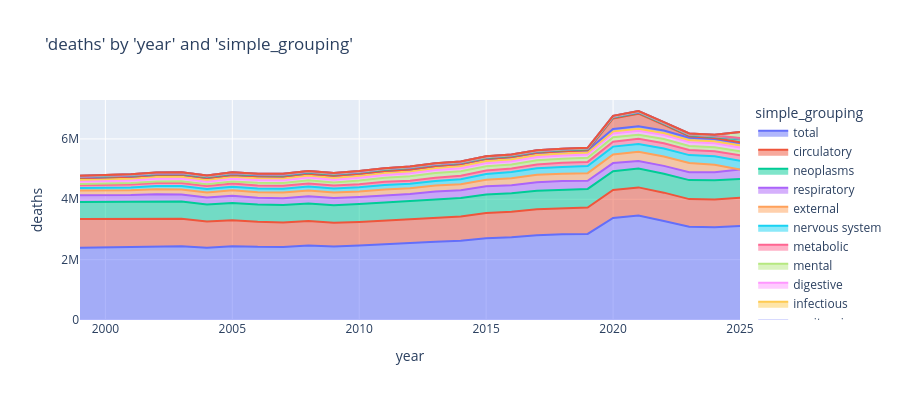

Write notebook code for a chart like this one.
### Markdown cell above
### Chart

### Code cell
charters.chart(
    df=cod_all,
    x_axis="year",
    y_axis="deaths",
    color=category_col,
    type="area",
    category_orders=category_orders,
)

### Figure 1 — Plotly figure (JSON) as saved in the notebook; plotly's stock layout.template omitted (floating-point values rounded to 4 significant figures)
{"data": [{"fillpattern": {"shape": ""}, "hovertemplate": "simple_grouping=total<br>year=%{x}<br>deaths=%{y}<extra></extra>", "legendgroup": "total", "line": {"color": "#636efa"}, "marker": {"symbol": "circle"}, "mode": "lines", "name": "total", "orientation": "v", "showlegend": true, "stackgroup": "1", "type": "scatter", "x": [1999, 2000, 2001, 2002, 2003, 2004, 2005, 2006, 2007, 2008, 2009, 2010, 2011, 2012, 2013, 2014, 2015, 2016, 2017, 2018, 2019, 2020, 2021, 2022, 2023, 2024, 2025], "xaxis": "x", "y": [2390000.0, 2402000.0, 2415000.0, 2442000.0, 2447000.0, 2396000.0, 2446000.0, 2425000.0, 2422000.0, 2470000.0, 2436000.0, 2467000.0, 2514000.0, 2542000.0, 2595000.0, 2625000.0, 2711000.0, 2743000.0, 2812000.0, 2838000.0, 2853000.0, 3382000.0, 3463000.0, 3278000.0, 3089000.0, 3070000.0, 3115000.0], "yaxis": "y"}, {"fillpattern": {"shape": ""}, "hovertemplate": "simple_grouping=circulatory<br>year=%{x}<br>deaths=%{y}<extra></extra>", "legendgroup": "circulatory", "line": {"color": "#EF553B"}, "marker": {"symbol": "circle"}, "mode": "lines", "name": "circulatory", "orientation": "v", "showlegend": true, "stackgroup": "1", "type": "scatter", "x": [1999, 2000, 2001, 2002, 2003, 2004, 2005, 2006, 2007, 2008, 2009, 2010, 2011, 2012, 2013, 2014, 2015, 2016, 2017, 2018, 2019, 2020, 2021, 2022, 2023, 2024, 2025], "xaxis": "x", "y": [954300.0, 941400.0, 926900.0, 923300.0, 907100.0, 865800.0, 860800.0, 827600.0, 810200.0, 808400.0, 784700.0, 784400.0, 783400.0, 787300.0, 800800.0, 807700.0, 836500.0, 840600.0, 859100.0, 868600.0, 874500.0, 928700.0, 931500.0, 941600.0, 915900.0, 921800.0, 934500.0], "yaxis": "y"}, {"fillpattern": {"shape": ""}, "hovertemplate": "simple_grouping=neoplasms<br>year=%{x}<br>deaths=%{y}<extra></extra>", "legendgroup": "neoplasms", "line": {"color": "#00cc96"}, "marker": {"symbol": "circle"}, "mode": "lines", "name": "neoplasms", "orientation": "v", "showlegend": true, "stackgroup": "1", "type": "scatter", "x": [1999, 2000, 2001, 2002, 2003, 2004, 2005, 2006, 2007, 2008, 2009, 2010, 2011, 2012, 2013, 2014, 2015, 2016, 2017, 2018, 2019, 2020, 2021, 2022, 2023, 2024, 2025], "xaxis": "x", "y": [563000.0, 566600.0, 567400.0, 570500.0, 570400.0, 567400.0, 573000.0, 574000.0, 577000.0, 579900.0, 582200.0, 589600.0, 591700.0, 597700.0, 600100.0, 607700.0, 612200.0, 613800.0, 614900.0, 614900.0, 615200.0, 618500.0, 621400.0, 624400.0, 629500.0, 636000.0, 620500.0], "yaxis": "y"}, {"fillpattern": {"shape": ""}, "hovertemplate": "simple_grouping=respiratory<br>year=%{x}<br>deaths=%{y}<extra></extra>", "legendgroup": "respiratory", "line": {"color": "#ab63fa"}, "marker": {"symbol": "circle"}, "mode": "lines", "name": "respiratory", "orientation": "v", "showlegend": true, "stackgroup": "1", "type": "scatter", "x": [1999, 2000, 2001, 2002, 2003, 2004, 2005, 2006, 2007, 2008, 2009, 2010, 2011, 2012, 2013, 2014, 2015, 2016, 2017, 2018, 2019, 2020, 2021, 2022, 2023, 2024, 2025], "xaxis": "x", "y": [229800.0, 231000.0, 229900.0, 234500.0, 235800.0, 227000.0, 239600.0, 226600.0, 227200.0, 245000.0, 238500.0, 237300.0, 248600.0, 246200.0, 261000.0, 258200.0, 271100.0, 266000.0, 278600.0, 282500.0, 270900.0, 270400.0, 250700.0, 263300.0, 261000.0, 264600.0, 314400.0], "yaxis": "y"}, {"fillpattern": {"shape": ""}, "hovertemplate": "simple_grouping=external<br>year=%{x}<br>deaths=%{y}<extra></extra>", "legendgroup": "external", "line": {"color": "#FFA15A"}, "marker": {"symbol": "circle"}, "mode": "lines", "name": "external", "orientation": "v", "showlegend": true, "stackgroup": "1", "type": "scatter", "x": [1999, 2000, 2001, 2002, 2003, 2004, 2005, 2006, 2007, 2008, 2009, 2010, 2011, 2012, 2013, 2014, 2015, 2016, 2017, 2018, 2019, 2020, 2021, 2022, 2023, 2024], "xaxis": "x", "y": [151100.0, 151200.0, 157200.0, 164100.0, 166800.0, 170000.0, 176400.0, 181600.0, 185100.0, 183800.0, 179800.0, 183300.0, 190000.0, 193000.0, 195700.0, 202300.0, 216700.0, 235200.0, 247500.0, 245200.0, 251300.0, 283700.0, 312100.0, 311500.0, 303800.0, 252200.0], "yaxis": "y"}, {"fillpattern": {"shape": ""}, "hovertemplate": "simple_grouping=nervous system<br>year=%{x}<br>deaths=%{y}<extra></extra>", "legendgroup": "nervous system", "line": {"color": "#19d3f3"}, "marker": {"symbol": "circle"}, "mode": "lines", "name": "nervous system", "orientation": "v", "showlegend": true, "stackgroup": "1", "type": "scatter", "x": [1999, 2000, 2001, 2002, 2003, 2004, 2005, 2006, 2007, 2008, 2009, 2010, 2011, 2012, 2013, 2014, 2015, 2016, 2017, 2018, 2019, 2020, 2021, 2022, 2023, 2024, 2025], "xaxis": "x", "y": [84020.0, 90940.0, 96460.0, 103000.0, 109600.0, 111700.0, 120600.0, 122900.0, 126900.0, 136500.0, 134100.0, 141000.0, 144900.0, 146100.0, 151700.0, 165400.0, 190400.0, 202300.0, 216300.0, 224900.0, 233700.0, 262300.0, 251500.0, 264400.0, 263500.0, 277400.0, 294800.0], "yaxis": "y"}, {"fillpattern": {"shape": ""}, "hovertemplate": "simple_grouping=metabolic<br>year=%{x}<br>deaths=%{y}<extra></extra>", "legendgroup": "metabolic", "line": {"color": "#FF6692"}, "marker": {"symbol": "circle"}, "mode": "lines", "name": "metabolic", "orientation": "v", "showlegend": true, "stackgroup": "1", "type": "scatter", "x": [1999, 2000, 2001, 2002, 2003, 2004, 2005, 2006, 2007, 2008, 2009, 2010, 2011, 2012, 2013, 2014, 2015, 2016, 2017, 2018, 2019, 2020, 2021, 2022, 2023, 2024, 2025], "xaxis": "x", "y": [92800.0, 94260.0, 96740.0, 99390.0, 100300.0, 98960.0, 103100.0, 99140.0, 98940.0, 99280.0, 97920.0, 98820.0, 105100.0, 105900.0, 109100.0, 112700.0, 118500.0, 121200.0, 127900.0, 133100.0, 140000.0, 164100.0, 171800.0, 174100.0, 169000.0, 171800.0, 177100.0], "yaxis": "y"}, {"fillpattern": {"shape": ""}, "hovertemplate": "simple_grouping=mental<br>year=%{x}<br>deaths=%{y}<extra></extra>", "legendgroup": "mental", "line": {"color": "#B6E880"}, "marker": {"symbol": "circle"}, "mode": "lines", "name": "mental", "orientation": "v", "showlegend": true, "stackgroup": "1", "type": "scatter", "x": [1999, 2000, 2001, 2002, 2003, 2004, 2005, 2006, 2007, 2008, 2009, 2010, 2011, 2012, 2013, 2014, 2015, 2016, 2017, 2018, 2019, 2020, 2021, 2022, 2023, 2024, 2025], "xaxis": "x", "y": [42000.0, 45890.0, 50720.0, 55670.0, 59970.0, 61430.0, 71350.0, 91660.0, 90170.0, 104500.0, 106100.0, 120700.0, 135800.0, 147800.0, 156300.0, 151000.0, 136600.0, 132500.0, 135700.0, 135300.0, 133800.0, 148300.0, 136200.0, 138800.0, 133000.0, 131200.0, 134500.0], "yaxis": "y"}, {"fillpattern": {"shape": ""}, "hovertemplate": "simple_grouping=digestive<br>year=%{x}<br>deaths=%{y}<extra></extra>", "legendgroup": "digestive", "line": {"color": "#FF97FF"}, "marker": {"symbol": "circle"}, "mode": "lines", "name": "digestive", "orientation": "v", "showlegend": true, "stackgroup": "1", "type": "scatter", "x": [1999, 2000, 2001, 2002, 2003, 2004, 2005, 2006, 2007, 2008, 2009, 2010, 2011, 2012, 2013, 2014, 2015, 2016, 2017, 2018, 2019, 2020, 2021, 2022, 2023, 2024, 2025], "xaxis": "x", "y": [82790.0, 83910.0, 85710.0, 86620.0, 87680.0, 86220.0, 87290.0, 87530.0, 89070.0, 91020.0, 89320.0, 91180.0, 94020.0, 95140.0, 98230.0, 100900.0, 104600.0, 105800.0, 107600.0, 109600.0, 112800.0, 123800.0, 133700.0, 132600.0, 128300.0, 128300.0, 125200.0], "yaxis": "y"}, {"fillpattern": {"shape": ""}, "hovertemplate": "simple_grouping=infectious<br>year=%{x}<br>deaths=%{y}<extra></extra>", "legendgroup": "infectious", "line": {"color": "#FECB52"}, "marker": {"symbol": "circle"}, "mode": "lines", "name": "infectious", "orientation": "v", "showlegend": true, "stackgroup": "1", "type": "scatter", "x": [1999, 2000, 2001, 2002, 2003, 2004, 2005, 2006, 2007, 2008, 2009, 2010, 2011, 2012, 2013, 2014, 2015, 2016, 2017, 2018, 2019, 2020, 2021, 2022, 2023, 2024, 2025], "xaxis": "x", "y": [59760.0, 58790.0, 60110.0, 63720.0, 64420.0, 64360.0, 66260.0, 66760.0, 66590.0, 68180.0, 69280.0, 67350.0, 68590.0, 68150.0, 70390.0, 70180.0, 71840.0, 69790.0, 69130.0, 67750.0, 64420.0, 68080.0, 68300.0, 69680.0, 68980.0, 67620.0, 72220.0], "yaxis": "y"}, {"fillpattern": {"shape": ""}, "hovertemplate": "simple_grouping=genitourinary<br>year=%{x}<br>deaths=%{y}<extra></extra>", "legendgroup": "genitourinary", "line": {"color": "#636efa"}, "marker": {"symbol": "circle"}, "mode": "lines", "name": "genitourinary", "orientation": "v", "showlegend": true, "stackgroup": "1", "type": "scatter", "x": [1999, 2000, 2001, 2002, 2003, 2004, 2005, 2006, 2007, 2008, 2009, 2010, 2011, 2012, 2013, 2014, 2015, 2016, 2017, 2018, 2019, 2020, 2021, 2022, 2023, 2024, 2025], "xaxis": "x", "y": [53010.0, 54410.0, 56890.0, 58180.0, 59950.0, 60160.0, 62660.0, 63460.0, 64600.0, 62980.0, 63400.0, 65540.0, 61470.0, 61890.0, 63970.0, 66060.0, 69290.0, 70190.0, 71330.0, 72410.0, 72760.0, 76660.0, 78860.0, 80260.0, 76800.0, 76690.0, 78930.0], "yaxis": "y"}, {"fillpattern": {"shape": ""}, "hovertemplate": "simple_grouping=special<br>year=%{x}<br>deaths=%{y}<extra></extra>", "legendgroup": "special", "line": {"color": "#EF553B"}, "marker": {"symbol": "circle"}, "mode": "lines", "name": "special", "orientation": "v", "showlegend": true, "stackgroup": "1", "type": "scatter", "x": [2001, 2019, 2020, 2021, 2022, 2023, 2024, 2025], "xaxis": "x", "y": [2906.0, 10.0, 350900.0, 416900.0, 186600.0, 49950.0, 31440.0, 20130.0], "yaxis": "y"}, {"fillpattern": {"shape": ""}, "hovertemplate": "simple_grouping=other<br>year=%{x}<br>deaths=%{y}<extra></extra>", "legendgroup": "other", "line": {"color": "#00cc96"}, "marker": {"symbol": "circle"}, "mode": "lines", "name": "other", "orientation": "v", "showlegend": true, "stackgroup": "1", "type": "scatter", "x": [1999, 2000, 2001, 2002, 2003, 2004, 2005, 2006, 2007, 2008, 2009, 2010, 2011, 2012, 2013, 2014, 2015, 2016, 2017, 2018, 2019, 2020, 2021, 2022, 2023, 2024, 2025], "xaxis": "x", "y": [26530.0, 31760.0, 32160.0, 29830.0, 31310.0, 29980.0, 31820.0, 31610.0, 33370.0, 38370.0, 39680.0, 38200.0, 40050.0, 41880.0, 37600.0, 32110.0, 31920.0, 33250.0, 32630.0, 32420.0, 32290.0, 33950.0, 34380.0, 33980.0, 33170.0, 33370.0, 99930.0], "yaxis": "y"}, {"fillpattern": {"shape": ""}, "hovertemplate": "simple_grouping=musculoskeletal<br>year=%{x}<br>deaths=%{y}<extra></extra>", "legendgroup": "musculoskeletal", "line": {"color": "#ab63fa"}, "marker": {"symbol": "circle"}, "mode": "lines", "name": "musculoskeletal", "orientation": "v", "showlegend": true, "stackgroup": "1", "type": "scatter", "x": [1999, 2000, 2001, 2002, 2003, 2004, 2005, 2006, 2007, 2008, 2009, 2010, 2011, 2012, 2013, 2014, 2015, 2016, 2017, 2018, 2019, 2020, 2021, 2022, 2023, 2024, 2025], "xaxis": "x", "y": [13300.0, 13710.0, 14010.0, 14330.0, 14430.0, 14230.0, 14350.0, 13880.0, 13840.0, 13820.0, 13270.0, 13260.0, 13640.0, 13680.0, 13490.0, 13290.0, 13610.0, 13720.0, 13780.0, 13750.0, 14510.0, 15360.0, 16170.0, 16430.0, 16640.0, 16920.0, 17260.0], "yaxis": "y"}, {"fillpattern": {"shape": ""}, "hovertemplate": "simple_grouping=perinatal<br>year=%{x}<br>deaths=%{y}<extra></extra>", "legendgroup": "perinatal", "line": {"color": "#FFA15A"}, "marker": {"symbol": "circle"}, "mode": "lines", "name": "perinatal", "orientation": "v", "showlegend": true, "stackgroup": "1", "type": "scatter", "x": [1999, 2000, 2001, 2002, 2003, 2004, 2005, 2006, 2007, 2008, 2009, 2010, 2011, 2012, 2013, 2014, 2015, 2016, 2017, 2018, 2019, 2020, 2021, 2022, 2023, 2024, 2025], "xaxis": "x", "y": [14190.0, 13990.0, 13800.0, 14170.0, 14320.0, 14130.0, 14480.0, 14370.0, 14510.0, 13840.0, 13040.0, 12050.0, 11940.0, 11840.0, 11970.0, 11820.0, 11640.0, 11400.0, 11040.0, 10640.0, 10340.0, 9575.0, 9487.0, 10120.0, 9932.0, 9890.0, 8177.0], "yaxis": "y"}, {"fillpattern": {"shape": ""}, "hovertemplate": "simple_grouping=blood<br>year=%{x}<br>deaths=%{y}<extra></extra>", "legendgroup": "blood", "line": {"color": "#19d3f3"}, "marker": {"symbol": "circle"}, "mode": "lines", "name": "blood", "orientation": "v", "showlegend": true, "stackgroup": "1", "type": "scatter", "x": [1999, 2000, 2001, 2002, 2003, 2004, 2005, 2006, 2007, 2008, 2009, 2010, 2011, 2012, 2013, 2014, 2015, 2016, 2017, 2018, 2019, 2020, 2021, 2022, 2023, 2024, 2025], "xaxis": "x", "y": [9034.0, 9275.0, 9501.0, 9631.0, 9541.0, 9389.0, 9553.0, 8803.0, 9727.0, 9839.0, 9601.0, 9736.0, 10140.0, 10440.0, 10170.0, 10710.0, 10680.0, 10900.0, 10750.0, 10860.0, 10770.0, 11430.0, 11870.0, 12040.0, 11920.0, 11830.0, 11450.0], "yaxis": "y"}, {"fillpattern": {"shape": ""}, "hovertemplate": "simple_grouping=malformations<br>year=%{x}<br>deaths=%{y}<extra></extra>", "legendgroup": "malformations", "line": {"color": "#FF6692"}, "marker": {"symbol": "circle"}, "mode": "lines", "name": "malformations", "orientation": "v", "showlegend": true, "stackgroup": "1", "type": "scatter", "x": [1999, 2000, 2001, 2002, 2003, 2004, 2005, 2006, 2007, 2008, 2009, 2010, 2011, 2012, 2013, 2014, 2015, 2016, 2017, 2018, 2019, 2020, 2021, 2022, 2023, 2024, 2025], "xaxis": "x", "y": [10250.0, 10460.0, 10320.0, 10540.0, 10390.0, 10360.0, 10300.0, 10380.0, 10310.0, 10170.0, 9776.0, 9566.0, 9568.0, 9514.0, 9457.0, 9499.0, 9898.0, 10020.0, 9798.0, 9644.0, 9632.0, 9479.0, 9544.0, 10040.0, 9780.0, 9904.0, 8608.0], "yaxis": "y"}, {"fillpattern": {"shape": ""}, "hovertemplate": "simple_grouping=delay<br>year=%{x}<br>deaths=%{y}<extra></extra>", "legendgroup": "delay", "line": {"color": "#B6E880"}, "marker": {"symbol": "circle"}, "mode": "lines", "name": "delay", "orientation": "v", "showlegend": true, "stackgroup": "1", "type": "scatter", "x": [2024, 2025], "xaxis": "x", "y": [21550.0, 189600.0], "yaxis": "y"}, {"fillpattern": {"shape": ""}, "hovertemplate": "simple_grouping=skin<br>year=%{x}<br>deaths=%{y}<extra></extra>", "legendgroup": "skin", "line": {"color": "#FF97FF"}, "marker": {"symbol": "circle"}, "mode": "lines", "name": "skin", "orientation": "v", "showlegend": true, "stackgroup": "1", "type": "scatter", "x": [1999, 2000, 2001, 2002, 2003, 2004, 2005, 2006, 2007, 2008, 2009, 2010, 2011, 2012, 2013, 2014, 2015, 2016, 2017, 2018, 2019, 2020, 2021, 2022, 2023, 2024, 2025], "xaxis": "x", "y": [3607.0, 3670.0, 3645.0, 3845.0, 4018.0, 4087.0, 4134.0, 3748.0, 3781.0, 3887.0, 3929.0, 3897.0, 4054.0, 4117.0, 4238.0, 4351.0, 4657.0, 4833.0, 4919.0, 5097.0, 5113.0, 5576.0, 6266.0, 7174.0, 7082.0, 6848.0, 6529.0], "yaxis": "y"}, {"fillpattern": {"shape": ""}, "hovertemplate": "simple_grouping=pregnancy<br>year=%{x}<br>deaths=%{y}<extra></extra>", "legendgroup": "pregnancy", "line": {"color": "#FECB52"}, "marker": {"symbol": "circle"}, "mode": "lines", "name": "pregnancy", "orientation": "v", "showlegend": true, "stackgroup": "1", "type": "scatter", "x": [1999, 2000, 2001, 2002, 2003, 2004, 2005, 2006, 2007, 2008, 2009, 2010, 2011, 2012, 2013, 2014, 2015, 2016, 2017, 2018, 2019, 2020, 2021, 2022, 2023, 2024, 2025], "xaxis": "x", "y": [366.0, 379.0, 387.0, 342.0, 492.0, 651.0, 719.0, 727.0, 737.0, 767.0, 904.0, 795.0, 892.0, 935.0, 1078.0, 1078.0, 1093.0, 1200.0, 1165.0, 947.0, 1049.0, 1214.0, 1659.0, 1225.0, 1026.0, 966.0, 887.2], "yaxis": "y"}, {"fillpattern": {"shape": ""}, "hovertemplate": "simple_grouping=ear<br>year=%{x}<br>deaths=%{y}<extra></extra>", "legendgroup": "ear", "line": {"color": "#636efa"}, "marker": {"symbol": "circle"}, "mode": "lines", "name": "ear", "orientation": "v", "showlegend": true, "stackgroup": "1", "type": "scatter", "x": [1999, 2000, 2001, 2002, 2003, 2004, 2006, 2007, 2008, 2010, 2011, 2012, 2013, 2014, 2015, 2016, 2017, 2018, 2019, 2020, 2021, 2022, 2023, 2024, 2025], "xaxis": "x", "y": [10.0, 10.0, 32.0, 11.0, 32.0, 10.0, 10.0, 21.0, 35.0, 14.0, 42.0, 23.0, 19.0, 13.0, 34.0, 48.0, 28.0, 52.0, 59.0, 39.0, 38.0, 58.0, 69.0, 78.0, 25.35], "yaxis": "y"}, {"fillpattern": {"shape": ""}, "hovertemplate": "simple_grouping=eye<br>year=%{x}<br>deaths=%{y}<extra></extra>", "legendgroup": "eye", "line": {"color": "#EF553B"}, "marker": {"symbol": "circle"}, "mode": "lines", "name": "eye", "orientation": "v", "showlegend": true, "stackgroup": "1", "type": "scatter", "x": [2001, 2003, 2009, 2010, 2011, 2023], "xaxis": "x", "y": [11.0, 11.0, 12.0, 10.0, 10.0, 22.0], "yaxis": "y"}], "layout": {"height": 400, "legend": {"title": {"text": "simple_grouping"}, "tracegroupgap": 0}, "title": {"text": "'deaths' by 'year' and 'simple_grouping'"}, "xaxis": {"anchor": "y", "domain": [0, 1], "title": {"text": "year"}}, "yaxis": {"anchor": "x", "domain": [0, 1], "title": {"text": "deaths"}, "type": "-"}}}
